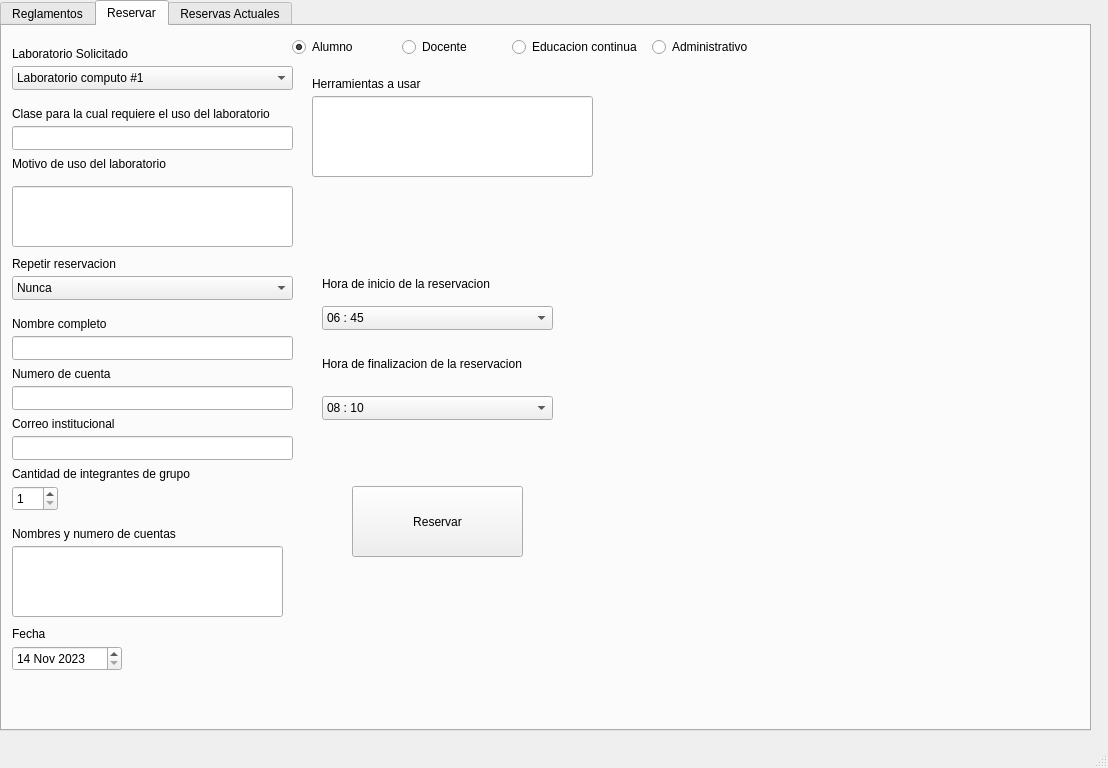
<?xml version="1.0" encoding="UTF-8"?>
<ui version="4.0">
 <class>Cframe</class>
 <widget class="QMainWindow" name="Cframe">
  <property name="geometry">
   <rect>
    <x>0</x>
    <y>0</y>
    <width>1108</width>
    <height>768</height>
   </rect>
  </property>
  <property name="windowTitle">
   <string>Cframe</string>
  </property>
  <widget class="QWidget" name="centralwidget">
   <widget class="QTabWidget" name="tabWidget">
    <property name="geometry">
     <rect>
      <x>0</x>
      <y>0</y>
      <width>1091</width>
      <height>731</height>
     </rect>
    </property>
    <property name="currentIndex">
     <number>1</number>
    </property>
    <widget class="QWidget" name="tab_2">
     <attribute name="title">
      <string>Reglamentos</string>
     </attribute>
     <widget class="QLabel" name="label_13">
      <property name="geometry">
       <rect>
        <x>20</x>
        <y>10</y>
        <width>911</width>
        <height>441</height>
       </rect>
      </property>
      <property name="text">
       <string>Este espacio virtual se utilizará para la reservación de Laboratorios de la Facultad de Ingeniería. 

Requisitos: 
 Solicitar el Laboratorios con 2 días de anticipación.
 Haber cursado las clases que involucren los equipos  presentes en el laboratorio.
Realizar la Solicitud entre 8:00 a.m. a 5:00 p.m

Reglamentos: 
 Mantener el orden y la limpieza del laboratorio solicitado para evitar amonestaciones verbales o escritas ( comité de ética).
 No ingresar comidas ni bebidas a los laboratorio de lo contrario se remitirán al comité de ética,
No modificar, Ajustar o Cambiar cualquier parte de la máquina sin autorizacion y supervisión de las personas encargados del laboratorio. 
Utilizar la vestimenta correcta: 
Zapatos Cerrados (De preferencia con punta de seguridad o cubos). 
Ropa no holgada o muy suelta. ( De preferencia jeans y camisas)
Pelo recogido . 

Notas: 
 
Una vez enviado el formulario debe esperar la confirmación de aprobación de uso del laboratorio solicitado de lo contrario no puede hacer uso del laboratorio. Cualquier pregunta o problema con su reservación puede enviar un correo a : winder.matamoros@unitec.edu.hn</string>
      </property>
     </widget>
    </widget>
    <widget class="QWidget" name="tab">
     <attribute name="title">
      <string>Reservar</string>
     </attribute>
     <widget class="QLabel" name="label">
      <property name="geometry">
       <rect>
        <x>10</x>
        <y>20</y>
        <width>221</width>
        <height>16</height>
       </rect>
      </property>
      <property name="text">
       <string>Laboratorio Solicitado</string>
      </property>
     </widget>
     <widget class="QComboBox" name="tipolaboratorio">
      <property name="geometry">
       <rect>
        <x>10</x>
        <y>40</y>
        <width>281</width>
        <height>24</height>
       </rect>
      </property>
      <item>
       <property name="text">
        <string>Laboratorio computo #1</string>
       </property>
      </item>
      <item>
       <property name="text">
        <string>Laboratorio computo #5 </string>
       </property>
      </item>
      <item>
       <property name="text">
        <string>Laboratorio de Fisica</string>
       </property>
      </item>
      <item>
       <property name="text">
        <string>Laboratorio de maquinas y herramientas </string>
       </property>
      </item>
      <item>
       <property name="text">
        <string>Laboratorio de electronica </string>
       </property>
      </item>
      <item>
       <property name="text">
        <string>Laboratorio de mecatronica </string>
       </property>
      </item>
      <item>
       <property name="text">
        <string>Laboratorio de biomedica</string>
       </property>
      </item>
      <item>
       <property name="text">
        <string>Laboratorio de energia</string>
       </property>
      </item>
      <item>
       <property name="text">
        <string>Laboratorio de industrial</string>
       </property>
      </item>
      <item>
       <property name="text">
        <string>Laboratorio de civil</string>
       </property>
      </item>
      <item>
       <property name="text">
        <string>Laboratorio de redes</string>
       </property>
      </item>
      <item>
       <property name="text">
        <string>Laboratorio de quimica</string>
       </property>
      </item>
      <item>
       <property name="text">
        <string>Laboratorio de software</string>
       </property>
      </item>
      <item>
       <property name="text">
        <string>Laboratorio de telecomunicaciones</string>
       </property>
      </item>
      <item>
       <property name="text">
        <string>Laboratorio de automatizacion</string>
       </property>
      </item>
      <item>
       <property name="text">
        <string>Laboratorio de computo #2</string>
       </property>
      </item>
      <item>
       <property name="text">
        <string>Laboratorio de computo #3</string>
       </property>
      </item>
      <item>
       <property name="text">
        <string>Laboratorio de computo #4</string>
       </property>
      </item>
      <item>
       <property name="text">
        <string>Laboratorio de inteligencia artificial</string>
       </property>
      </item>
      <item>
       <property name="text">
        <string/>
       </property>
      </item>
     </widget>
     <widget class="QDateEdit" name="dateEdit">
      <property name="geometry">
       <rect>
        <x>10</x>
        <y>620</y>
        <width>110</width>
        <height>25</height>
       </rect>
      </property>
      <property name="minimumDate">
       <date>
        <year>2023</year>
        <month>11</month>
        <day>14</day>
       </date>
      </property>
     </widget>
     <widget class="QLabel" name="label_2">
      <property name="geometry">
       <rect>
        <x>10</x>
        <y>80</y>
        <width>291</width>
        <height>16</height>
       </rect>
      </property>
      <property name="text">
       <string>Clase para la cual requiere el uso del laboratorio</string>
      </property>
     </widget>
     <widget class="QLineEdit" name="clase">
      <property name="geometry">
       <rect>
        <x>10</x>
        <y>100</y>
        <width>281</width>
        <height>24</height>
       </rect>
      </property>
     </widget>
     <widget class="QLabel" name="label_3">
      <property name="geometry">
       <rect>
        <x>10</x>
        <y>130</y>
        <width>291</width>
        <height>16</height>
       </rect>
      </property>
      <property name="text">
       <string>Motivo de uso del laboratorio</string>
      </property>
     </widget>
     <widget class="QRadioButton" name="docente">
      <property name="geometry">
       <rect>
        <x>400</x>
        <y>10</y>
        <width>97</width>
        <height>22</height>
       </rect>
      </property>
      <property name="text">
       <string>Docente</string>
      </property>
     </widget>
     <widget class="QRadioButton" name="alumno">
      <property name="geometry">
       <rect>
        <x>290</x>
        <y>10</y>
        <width>97</width>
        <height>22</height>
       </rect>
      </property>
      <property name="text">
       <string>Alumno</string>
      </property>
      <property name="checked">
       <bool>true</bool>
      </property>
     </widget>
     <widget class="QRadioButton" name="educacion">
      <property name="geometry">
       <rect>
        <x>510</x>
        <y>10</y>
        <width>161</width>
        <height>22</height>
       </rect>
      </property>
      <property name="text">
       <string>Educacion continua</string>
      </property>
     </widget>
     <widget class="QRadioButton" name="administrativo">
      <property name="geometry">
       <rect>
        <x>650</x>
        <y>10</y>
        <width>161</width>
        <height>22</height>
       </rect>
      </property>
      <property name="text">
       <string>Administrativo</string>
      </property>
     </widget>
     <widget class="QComboBox" name="comboBox">
      <property name="geometry">
       <rect>
        <x>10</x>
        <y>250</y>
        <width>281</width>
        <height>24</height>
       </rect>
      </property>
      <item>
       <property name="text">
        <string>Nunca</string>
       </property>
      </item>
      <item>
       <property name="text">
        <string>Diariamente</string>
       </property>
      </item>
      <item>
       <property name="text">
        <string>Semanalmente</string>
       </property>
      </item>
     </widget>
     <widget class="QLabel" name="label_4">
      <property name="geometry">
       <rect>
        <x>10</x>
        <y>230</y>
        <width>221</width>
        <height>16</height>
       </rect>
      </property>
      <property name="text">
       <string>Repetir reservacion</string>
      </property>
     </widget>
     <widget class="QLineEdit" name="nombre">
      <property name="geometry">
       <rect>
        <x>10</x>
        <y>310</y>
        <width>281</width>
        <height>24</height>
       </rect>
      </property>
     </widget>
     <widget class="QLabel" name="label_5">
      <property name="geometry">
       <rect>
        <x>10</x>
        <y>290</y>
        <width>291</width>
        <height>16</height>
       </rect>
      </property>
      <property name="text">
       <string>Nombre completo</string>
      </property>
     </widget>
     <widget class="QLineEdit" name="cuenta">
      <property name="geometry">
       <rect>
        <x>10</x>
        <y>360</y>
        <width>281</width>
        <height>24</height>
       </rect>
      </property>
     </widget>
     <widget class="QLabel" name="label_6">
      <property name="geometry">
       <rect>
        <x>10</x>
        <y>340</y>
        <width>291</width>
        <height>16</height>
       </rect>
      </property>
      <property name="text">
       <string>Numero de cuenta</string>
      </property>
     </widget>
     <widget class="QLineEdit" name="correo">
      <property name="geometry">
       <rect>
        <x>10</x>
        <y>410</y>
        <width>281</width>
        <height>24</height>
       </rect>
      </property>
     </widget>
     <widget class="QLabel" name="label_7">
      <property name="geometry">
       <rect>
        <x>10</x>
        <y>390</y>
        <width>291</width>
        <height>16</height>
       </rect>
      </property>
      <property name="text">
       <string>Correo institucional</string>
      </property>
     </widget>
     <widget class="QSpinBox" name="integrantes">
      <property name="geometry">
       <rect>
        <x>10</x>
        <y>460</y>
        <width>46</width>
        <height>25</height>
       </rect>
      </property>
      <property name="minimum">
       <number>1</number>
      </property>
      <property name="maximum">
       <number>35</number>
      </property>
     </widget>
     <widget class="QLabel" name="label_8">
      <property name="geometry">
       <rect>
        <x>10</x>
        <y>440</y>
        <width>291</width>
        <height>16</height>
       </rect>
      </property>
      <property name="text">
       <string>Cantidad de integrantes de grupo</string>
      </property>
     </widget>
     <widget class="QLabel" name="label_9">
      <property name="geometry">
       <rect>
        <x>10</x>
        <y>500</y>
        <width>291</width>
        <height>16</height>
       </rect>
      </property>
      <property name="text">
       <string>Nombres y numero de cuentas</string>
      </property>
     </widget>
     <widget class="QLabel" name="label_10">
      <property name="geometry">
       <rect>
        <x>10</x>
        <y>600</y>
        <width>291</width>
        <height>16</height>
       </rect>
      </property>
      <property name="text">
       <string>Fecha</string>
      </property>
     </widget>
     <widget class="QComboBox" name="hora_inicio">
      <property name="geometry">
       <rect>
        <x>320</x>
        <y>280</y>
        <width>231</width>
        <height>24</height>
       </rect>
      </property>
      <item>
       <property name="text">
        <string>06 : 45</string>
       </property>
      </item>
      <item>
       <property name="text">
        <string>08 : 10</string>
       </property>
      </item>
      <item>
       <property name="text">
        <string>09 : 55</string>
       </property>
      </item>
      <item>
       <property name="text">
        <string>11 : 15</string>
       </property>
      </item>
      <item>
       <property name="text">
        <string>13 : 20</string>
       </property>
      </item>
      <item>
       <property name="text">
        <string>14 : 40</string>
       </property>
      </item>
      <item>
       <property name="text">
        <string>16 : 00</string>
       </property>
      </item>
      <item>
       <property name="text">
        <string>17 : 20</string>
       </property>
      </item>
      <item>
       <property name="text">
        <string>18 : 40</string>
       </property>
      </item>
     </widget>
     <widget class="QLabel" name="label_11">
      <property name="geometry">
       <rect>
        <x>320</x>
        <y>250</y>
        <width>221</width>
        <height>16</height>
       </rect>
      </property>
      <property name="text">
       <string>Hora de inicio de la reservacion</string>
      </property>
     </widget>
     <widget class="QLabel" name="label_12">
      <property name="geometry">
       <rect>
        <x>320</x>
        <y>330</y>
        <width>241</width>
        <height>16</height>
       </rect>
      </property>
      <property name="text">
       <string>Hora de finalizacion de la reservacion</string>
      </property>
     </widget>
     <widget class="QComboBox" name="hora_final">
      <property name="geometry">
       <rect>
        <x>320</x>
        <y>370</y>
        <width>231</width>
        <height>24</height>
       </rect>
      </property>
      <item>
       <property name="text">
        <string>08 : 10</string>
       </property>
      </item>
      <item>
       <property name="text">
        <string>09 : 55</string>
       </property>
      </item>
      <item>
       <property name="text">
        <string>11 : 15</string>
       </property>
      </item>
      <item>
       <property name="text">
        <string>13 : 20</string>
       </property>
      </item>
      <item>
       <property name="text">
        <string>14 : 40</string>
       </property>
      </item>
      <item>
       <property name="text">
        <string>16 : 00</string>
       </property>
      </item>
      <item>
       <property name="text">
        <string>17 : 20</string>
       </property>
      </item>
      <item>
       <property name="text">
        <string>18 : 40</string>
       </property>
      </item>
      <item>
       <property name="text">
        <string>20  : 00</string>
       </property>
      </item>
     </widget>
     <widget class="QPushButton" name="reservar">
      <property name="geometry">
       <rect>
        <x>350</x>
        <y>460</y>
        <width>171</width>
        <height>71</height>
       </rect>
      </property>
      <property name="text">
       <string>Reservar</string>
      </property>
     </widget>
     <widget class="QLineEdit" name="motivo">
      <property name="geometry">
       <rect>
        <x>10</x>
        <y>160</y>
        <width>281</width>
        <height>61</height>
       </rect>
      </property>
     </widget>
     <widget class="QLabel" name="label_25">
      <property name="geometry">
       <rect>
        <x>310</x>
        <y>50</y>
        <width>291</width>
        <height>16</height>
       </rect>
      </property>
      <property name="text">
       <string>Herramientas a usar</string>
      </property>
     </widget>
     <widget class="QLineEdit" name="cuentas">
      <property name="geometry">
       <rect>
        <x>10</x>
        <y>520</y>
        <width>271</width>
        <height>71</height>
       </rect>
      </property>
     </widget>
     <widget class="QLineEdit" name="herramientas">
      <property name="geometry">
       <rect>
        <x>310</x>
        <y>70</y>
        <width>281</width>
        <height>81</height>
       </rect>
      </property>
     </widget>
    </widget>
    <widget class="QWidget" name="tab_3">
     <attribute name="title">
      <string>Reservas Actuales</string>
     </attribute>
     <widget class="QLabel" name="label_14">
      <property name="geometry">
       <rect>
        <x>30</x>
        <y>20</y>
        <width>211</width>
        <height>16</height>
       </rect>
      </property>
      <property name="text">
       <string>Reservas Actuales</string>
      </property>
     </widget>
     <widget class="QTextEdit" name="mostrar2">
      <property name="geometry">
       <rect>
        <x>30</x>
        <y>60</y>
        <width>1031</width>
        <height>601</height>
       </rect>
      </property>
      <property name="readOnly">
       <bool>true</bool>
      </property>
     </widget>
     <widget class="QPushButton" name="pushButton">
      <property name="geometry">
       <rect>
        <x>250</x>
        <y>20</y>
        <width>131</width>
        <height>25</height>
       </rect>
      </property>
      <property name="text">
       <string>Cargar Reservas</string>
      </property>
     </widget>
    </widget>
   </widget>
  </widget>
  <widget class="QMenuBar" name="menubar">
   <property name="geometry">
    <rect>
     <x>0</x>
     <y>0</y>
     <width>1108</width>
     <height>25</height>
    </rect>
   </property>
  </widget>
  <widget class="QStatusBar" name="statusbar"/>
 </widget>
 <resources/>
 <connections/>
</ui>
